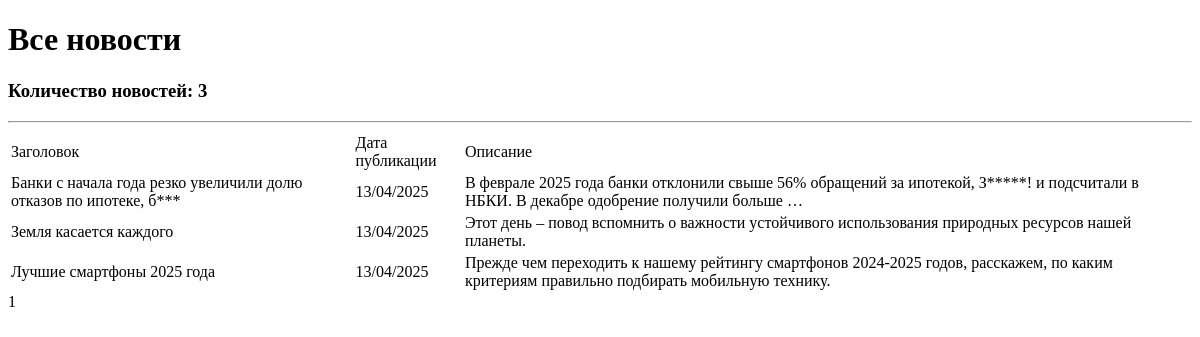
Before: /news/ with the older database file.
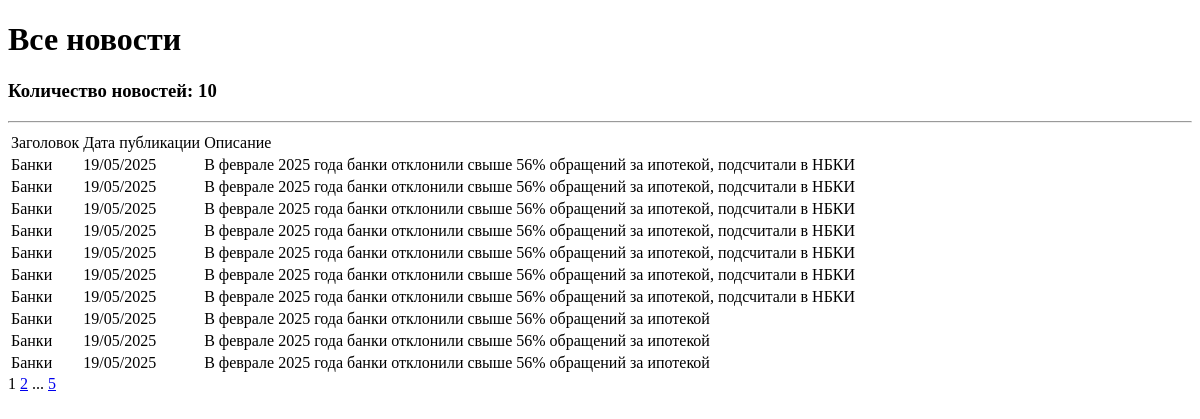
After: the same page with the newer database file.
### new_app/models.py (models this page shows, shortened)
class Post(models.Model):
    title = models.CharField()
    text = models.TextField()
    rating = models.IntegerField(default = 0)
    type = models.CharField(max_length = 2, choices = POST_TYPE, default = news)
    data_create = models.DateField(auto_now_add = True)
    author = models.ForeignKey(Author, on_delete=models.CASCADE)
    categories = models.ManyToManyField(Category, through='PostCategory')

### new_app/views.py (the view)
# urls.py: path('', PostsList.as_view(), name='post_list'),
class PostsList(ListView):
    model = Post
    ordering = 'title'
    template_name = 'posts.html'
    context_object_name = 'news'
    paginate_by = 10
    def get_queryset(self):
        queryset = super().get_queryset()
        self.filterset = PostFilter(self.request.GET, queryset)
        return self.filterset.qs
    def get_context_data(self, **kwargs):
        context = super().get_context_data(**kwargs)
        context['time'] = datetime.utcnow()
        context['filterset'] = self.filterset
        return context

### new_app/templatetags/custom_filters.py (called while the page is built)
@register.filter(name='censor')
def currency(value):
    try:
        words_value = value.split()
        censored_value = ''
        for word in words_value:
            word_clean = ''.join(re.findall('[а-яА-яЁё]', word))
            if word[1:].islower():
                if word_clean.lower() in CENSORED_WORDS:
                    censored_value += word.replace(word_clean[1:], len(word_clean[1:]) * '*') + ' '
                else:
                    censored_value += word + ' '
            else:
                censored_value += word + ' '
        return censored_value[:-1]
    except Exception as e:
        print(e)
        return ''

### templates/posts.html (shortened to what this page needs)
{% extends 'flatpages/default.html' %}
{% load custom_filters %}
{% block content %}
   <h1>Все новости</h1>
   <h3>Количество новостей: {{ news|length }}</h3>
   <hr>
       <table>
           <tr>
               <td>Заголовок</td>
               <td>Дата публикации</td>
               <td>Описание</td>
           </tr>
           {% for post in news %}
           <tr>
               <td>{{ post.title|censor }}</td>
               <td>{{ post.data_create|date:"d/m/Y" }}</td>
               <td>{{ post.text|truncatewords:21|censor }}</td>
           </tr>
           {% endfor %}
       </table>
   {{ page_obj.number }}
   {% if page_obj.has_next %}
       <a href="?page={{ page_obj.next_page_number }}">{{ page_obj.next_page_number }}</a>
       {% if paginator.num_pages != page_obj.next_page_number %}
           ...
           <a href="?page={{ page_obj.paginator.num_pages }}">{{ page_obj.paginator.num_pages }}</a>
       {% endif %}
   {% endif %}
{% endblock content %}

Changed rows visible on the page:
no longer on this page (row unchanged): Post: title|censor "Банки с начала года резко увеличили долю отказов по ипотеке, б***", data_create "13/04/2025", text|censor "В феврале 2025 года банки отклонили свыше 56% обращений за ипотекой, З*****! и подсчитали в НБКИ. В декабре одобрение получили больше …"
no longer on this page (row unchanged): Post: title|censor "Земля касается каждого", data_create "13/04/2025", text|censor "Этот день – повод вспомнить о важности устойчивого использования природных ресурсов нашей планеты."
no longer on this page (row unchanged): Post: title|censor "Лучшие смартфоны 2025 года", data_create "13/04/2025", text|censor "Прежде чем переходить к нашему рейтингу смартфонов 2024-2025 годов, расскажем, по каким критериям правильно подбирать мобильную технику."
added Post: title|censor "Банки", data_create "19/05/2025", text|censor "В феврале 2025 года банки отклонили свыше 56% обращений за ипотекой, подсчитали в НБКИ"
added Post: title|censor "Банки", data_create "19/05/2025", text|censor "В феврале 2025 года банки отклонили свыше 56% обращений за ипотекой, подсчитали в НБКИ"
added Post: title|censor "Банки", data_create "19/05/2025", text|censor "В феврале 2025 года банки отклонили свыше 56% обращений за ипотекой, подсчитали в НБКИ"
added Post: title|censor "Банки", data_create "19/05/2025", text|censor "В феврале 2025 года банки отклонили свыше 56% обращений за ипотекой, подсчитали в НБКИ"
added Post: title|censor "Банки", data_create "19/05/2025", text|censor "В феврале 2025 года банки отклонили свыше 56% обращений за ипотекой, подсчитали в НБКИ"
added Post: title|censor "Банки", data_create "19/05/2025", text|censor "В феврале 2025 года банки отклонили свыше 56% обращений за ипотекой, подсчитали в НБКИ"
added Post: title|censor "Банки", data_create "19/05/2025", text|censor "В феврале 2025 года банки отклонили свыше 56% обращений за ипотекой, подсчитали в НБКИ"
added Post: title|censor "Банки", data_create "19/05/2025", text|censor "В феврале 2025 года банки отклонили свыше 56% обращений за ипотекой"
added Post: title|censor "Банки", data_create "19/05/2025", text|censor "В феврале 2025 года банки отклонили свыше 56% обращений за ипотекой"
added Post: title|censor "Банки", data_create "19/05/2025", text|censor "В феврале 2025 года банки отклонили свыше 56% обращений за ипотекой"
Other visible differences:
{{ news|length }}: "3" → "10"
{{ page_obj.next_page_number }}: (not shown) → "2"
{{ page_obj.paginator.num_pages }}: (not shown) → "5"
